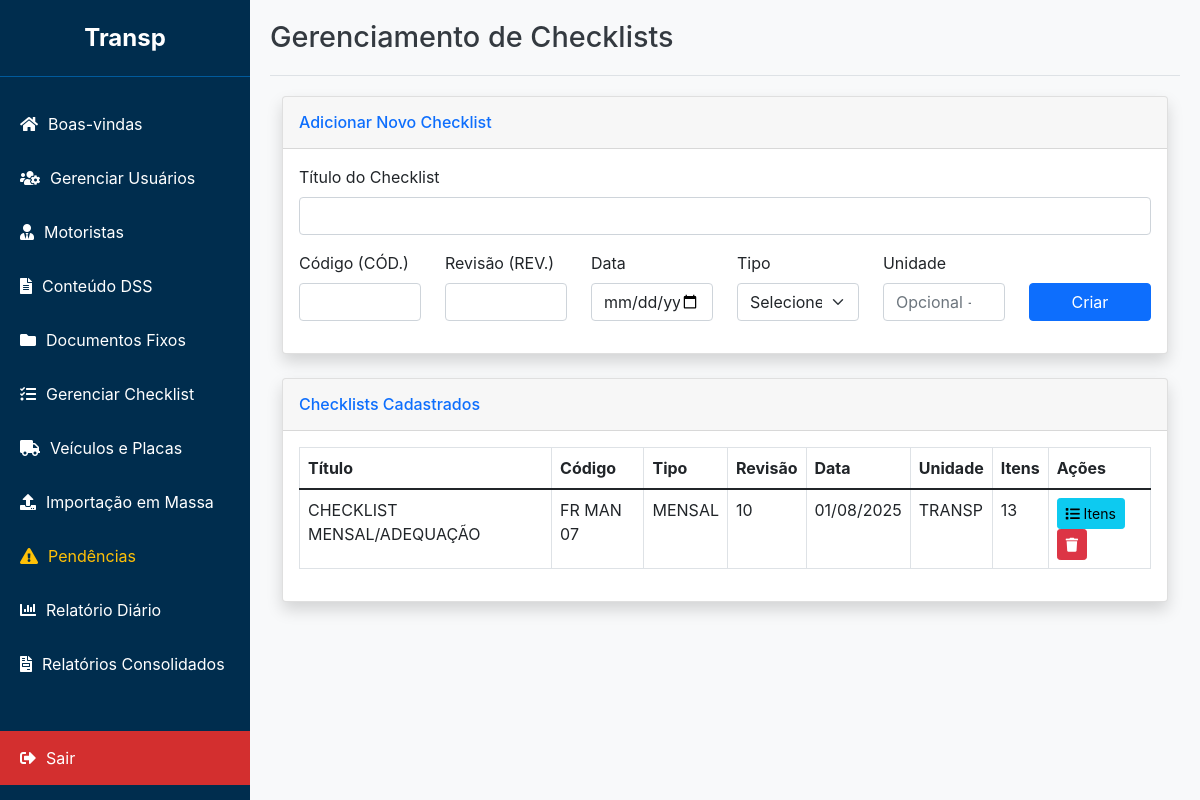
Before: /admin/checklists (signed in) with the older database file.
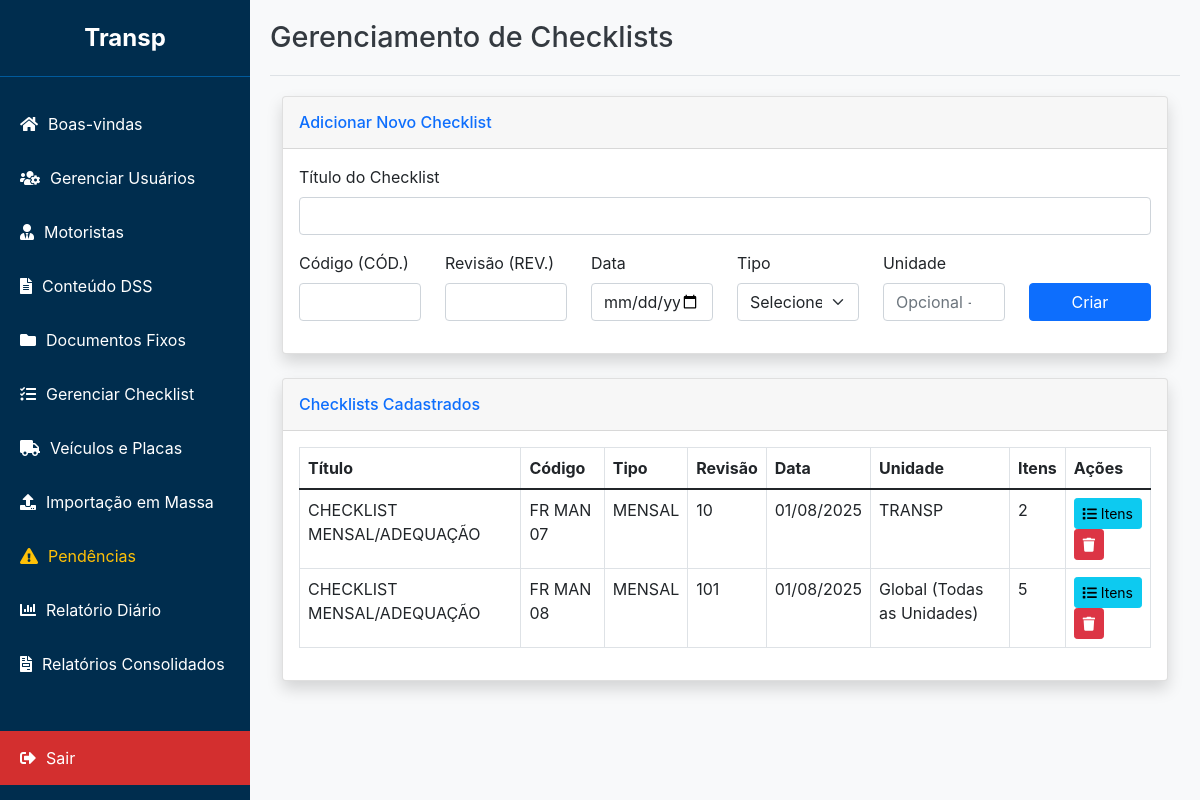
After: the same page with the newer database file.
### app/models.py (models this page shows)
class Checklist(db.Model):
    id = db.Column(db.Integer, primary_key=True)
    titulo = db.Column(db.String(200), nullable=False)
    unidade = db.Column(db.String(100), nullable=True) # NOVO CAMPO
    tipo = db.Column(db.String(50), nullable=False) # DIÁRIO, SEMANAL, etc.
    codigo = db.Column(db.String(50), nullable=False)
    revisao = db.Column(db.String(20), nullable=False)
    data = db.Column(db.Date, nullable=False)
    itens = db.relationship('ChecklistItem', backref='checklist', lazy='dynamic', cascade="all, delete-orphan")
    preenchimentos = db.relationship('ChecklistPreenchido', backref='checklist', lazy=True)

### app/routes.py (the view)
@admin_bp.route('/checklists')
@login_required()
def checklists():
    user_role = session.get('role')
    user_unidade = session.get('unidade')
    query = Checklist.query
    if user_role != 'admin':
        query = query.filter(or_(
            Checklist.unidade == user_unidade,
            Checklist.unidade == None
        ))
    lista_checklists = query.order_by(Checklist.codigo).all()
    unidades_disponiveis = []
    if user_role == 'admin':
        unidades_disponiveis = db.session.query(Motorista.unidade).distinct().all()
        unidades_disponiveis = sorted([u[0] for u in unidades_disponiveis if u[0]])
    return render_template(
        'checklists.html',
        checklists=lista_checklists,
        unidades_disponiveis=unidades_disponiveis
    )

### app/routes.py (called while the page is built)
def login_required(required_role=["admin", "master", "comum"]):
    def decorator(f):
        @wraps(f)
        def decorated_function(*args, **kwargs):
            if 'user_id' not in session:
                flash('Por favor, faça login para acessar esta página.', 'warning')
                return redirect(url_for('admin.login'))
            user_role = session.get('role')
            if user_role not in required_role:
                flash('Você não tem permissão para acessar esta página.', 'danger')
                return redirect(url_for('admin.dashboard'))
            return f(*args, **kwargs)
        return decorated_function
    return decorator

### app/templates/checklists.html (shortened to what the changed rows need)
{% extends "base_adm.html" %}
{% block header %}Gerenciamento de Checklists{% endblock %}
{% block content %}
<div class="container-fluid">
    <div class="card shadow mb-4">
        <div class="card-body">
            <div class="table-responsive">
                <table class="table table-bordered" id="dataTable" width="100%" cellspacing="0">
                    <thead>
                        <tr>
                            <th>Título</th>
                            <th>Código</th>
                            <th>Tipo</th>
                            <th>Revisão</th>
                            <th>Data</th>
                            <th>Unidade</th>
                            <th>Itens</th>
                            <th>Ações</th>
                        </tr>
                    </thead>
                    <tbody>
                        {% for checklist in checklists %}
                        <tr>
                            <td>{{ checklist.titulo or '' }}</td>
                            <td>{{ checklist.codigo }}</td>
                            <td>{{ checklist.tipo }}</td>
                            <td>{{ checklist.revisao }}</td>
                            <td>{{ checklist.data.strftime('%d/%m/%Y') }}</td>
                            <td>{{ checklist.unidade or 'Global (Todas as Unidades)' }}</td>
                            <td>{{ checklist.itens.count() }}</td>
                            <td>
                                <a href="{{ url_for('admin.checklist_detalhe', checklist_id=checklist.id) }}" class="btn btn-info btn-sm" title="Ver Itens">
                                    <i class="fas fa-list"></i> Itens
                                </a>
                                <button type="button" class="btn btn-danger btn-sm" data-bs-toggle="modal" data-bs-target="#deleteModal-{{ checklist.id }}" title="Excluir">
                                    <i class="fas fa-trash"></i>
                                </button>
                            </td>
                        </tr>
                        {% endfor %}
                    </tbody>
                </table>
            </div>
        </div>
    </div>
</div>
{% endblock %}

Changed rows visible on the page:
computed for Checklist "FR MAN 07": itens.count "13" → "2"
added Checklist: titulo "CHECKLIST MENSAL/ADEQUAÇÃO", codigo "FR MAN 08", tipo "MENSAL", revisao "101", data "01/08/2025", unidade "Global (Todas as Unidades)", itens.count "5"
